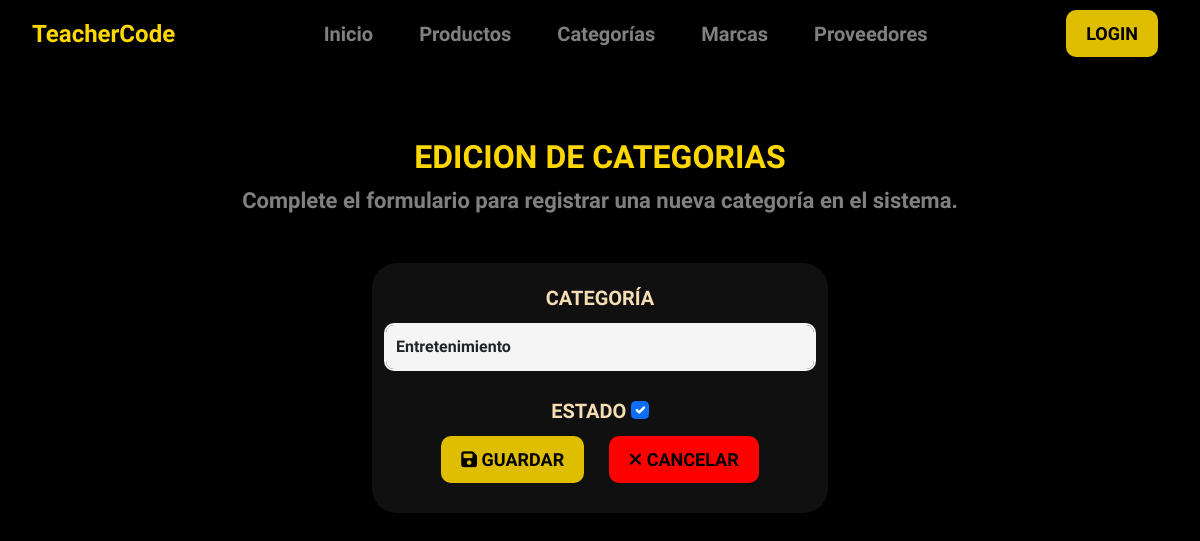
Page /category_update/1/ on the earlier database version.
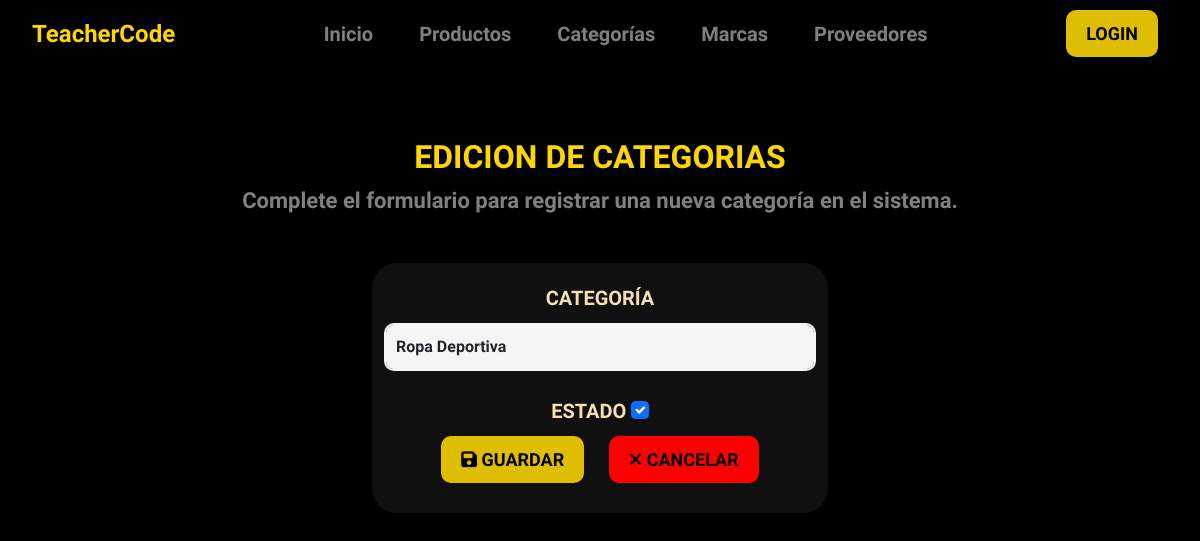
Same page on the later database version.
### core/models.py (models this page shows, shortened)
class Category(models.Model):
    description = models.CharField('Categoría', max_length=100)
    user = models.ForeignKey(User, on_delete=models.CASCADE)
    created = models.DateTimeField(auto_now_add=True)
    updated = models.DateTimeField(auto_now=True)
    state = models.BooleanField('Estado', default=True)
    class Meta:
        verbose_name = 'Categoria'
        verbose_name_plural = 'Categorias'
        ordering = ['description']
        indexes = [models.Index(fields=['description'])]

### core/views.py (the view)
# urls.py: path('category_update/<int:id>/', views.category_update,name='category_update'),
def category_update(request, id):
    data = {"title1": "Categorias", "title2": "Edicion De Categorias"}
    category = Category.objects.get(pk=id)
    if request.method == "POST":
        form = CategoryForm(request.POST, request.FILES, instance=category)
        if form.is_valid():
            form.save()
            return redirect("core:category_list")
    else:
        form = CategoryForm(instance=category)
        data["form"] = form
    return render(request, "core/categories/form.html", data)

### core/forms.py
class CategoryForm(forms.ModelForm):
    class Meta:
        model = Category
        fields = ['description','state']
        widgets = {
            'description': forms.TextInput(attrs={'class': 'form-control', 'placeholder': 'Ingrese categoría'}),
            'state': forms.CheckboxInput(attrs={'class': 'form-check-input'})
        }
        labels = {
            'description': 'Categoría',
            'state': 'Estado',
        }

### templates/core/categories/form.html (shortened to what this page needs)
{% extends 'base.html' %}
{% load static %}
{% block content %}
<section id="home-modulos" class="mt-4 d-flex justify-content-center align-items-center">
    <div class="container text-center">
        <div class="row">
            <div class="col-lg-12">
                <div class="module-head">
                    <h2 class="title text-center">{{ title2 }}</h2>
                    <p>Complete el formulario para registrar una nueva categoría en el sistema.</p>
                </div>
            </div>
            <div id="form-category" class="form-container">
                <form method="post" enctype="multipart/form-data" >
                    {% for field in form %}
                    <div class="form-group">
                        <label for="{{ field.id_for_label }}">{{ field.label }}</label>
                        {{ field }}
                    </div>
                    {% endfor %}
                    <div class="form-group">
                        <button type="submit" class="btn btn-details">
                            <i class="fa-solid fa-save"></i>
                            Guardar
                        </button>
                        <a href="{% url 'core:category_list' %}" class="btn btn-cancel"><i class="fa-solid fa-xmark"></i> Cancelar </a>
                    </div>
                </form>
            </div>
        </div>
    </div>
</section>
{% endblock content  %}

Differences in the rows shown:
changed Category: description "Entretenimiento" → "Ropa Deportiva"
